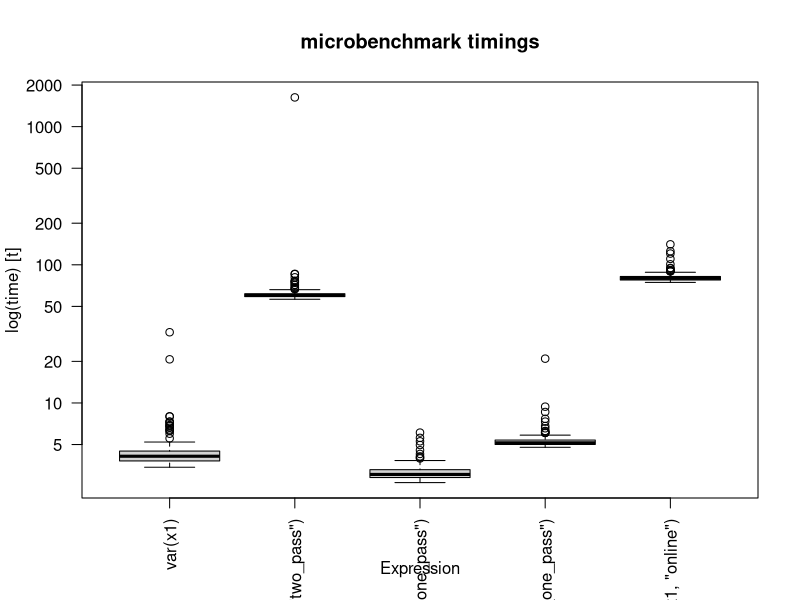
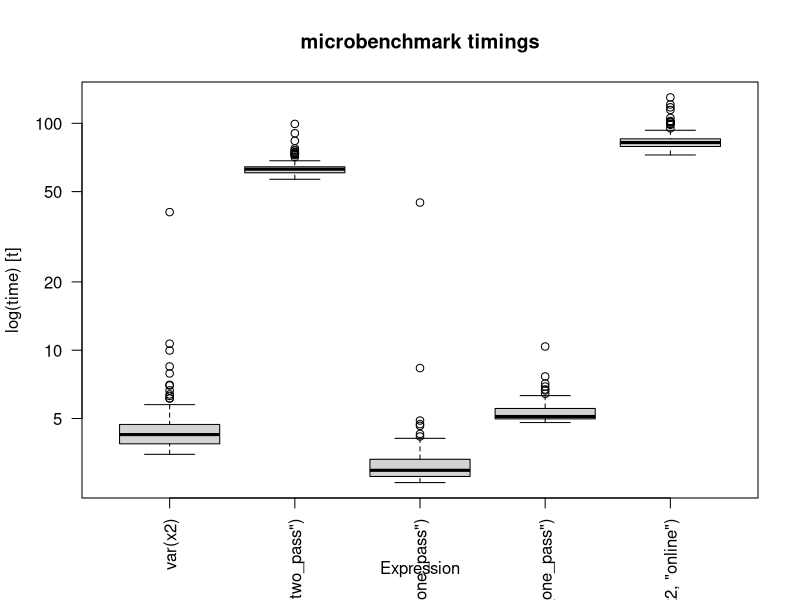
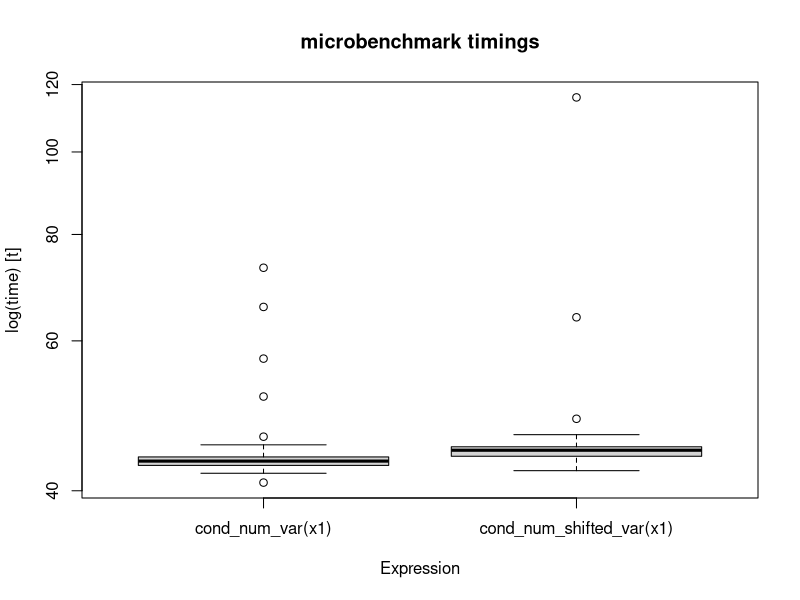
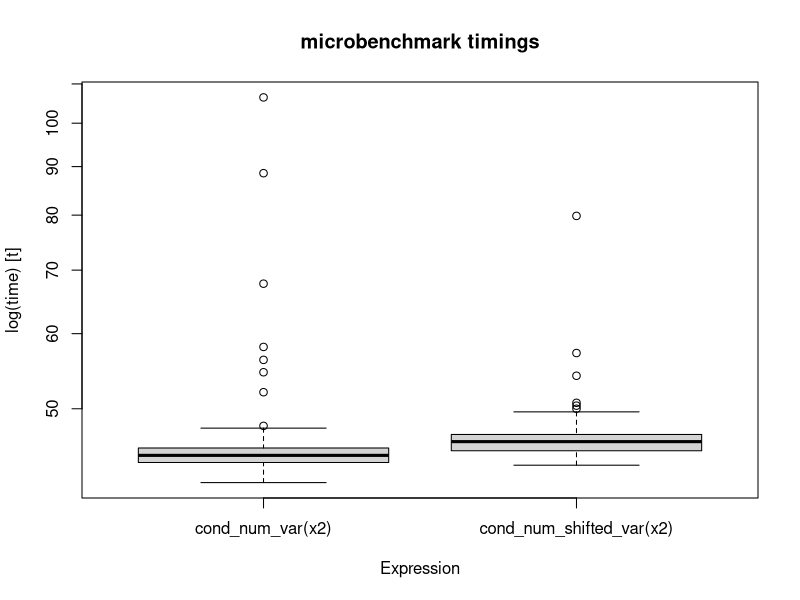
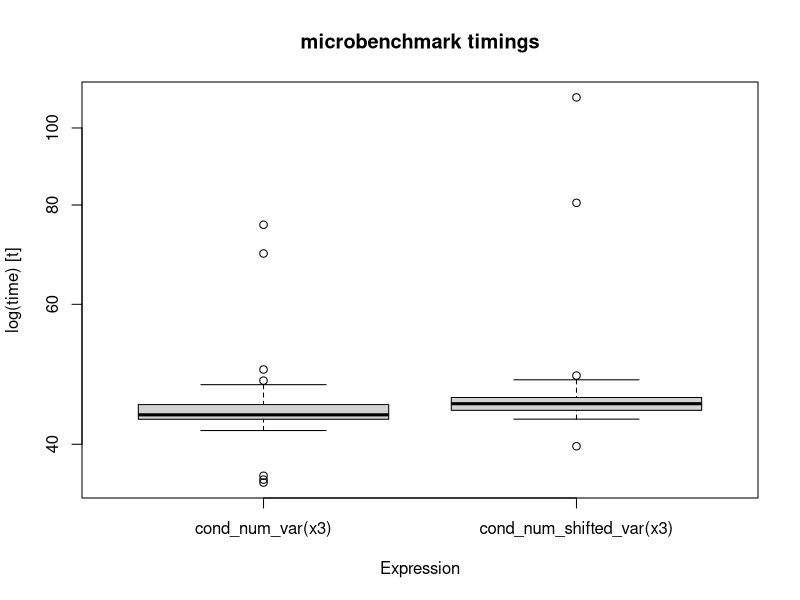

Write the R code that produced these figures, in order.
## ---- chunk 1
knitr::opts_chunk$set(echo = TRUE)
## ---- chunk 2
library(microbenchmark)
## ---- chunk 3
my_mean <- function(numbers){
  return(sum(numbers)/length(numbers))
}
## ---- chunk 4
test_set = c(1,2,5)
## ---- chunk 5
var(test_set)
## ---- chunk 6
two_pass_algo <- function(numbers){
  squaredSum = 0
  for (n in numbers){
    squaredSum = squaredSum + (n - my_mean(numbers))^2
  }
  return(squaredSum / (length(numbers) - 1))
}

two_pass_algo(test_set)
## ---- chunk 7
one_pass_algo <- function(numbers){
  p1 = 0
  for (n in numbers){
    p1 = p1 + n^2
  }
  p2 = sum(numbers)^2/length(numbers)
  return((p1 - p2)/(length(numbers)-1))
}

one_pass_algo(test_set)
## ---- chunk 8
shifted_one_pass_algo <- function(numbers){
  c = numbers[[1]][1]
  p1 = 0
  
  for (n in numbers){
    p1 = p1 + (n - c)^2
  }
  
  sum_minus_c = 0
  
  for (n in numbers){
    sum_minus_c = sum_minus_c + (n - c)
  }
  
  p2 = sum_minus_c^2/length(numbers)
  
  return((p1 - p2)/(length(numbers)-1))
}

shifted_one_pass_algo(test_set)
## ---- chunk 9
online_algo <- function(numbers){
  n1 = numbers[[1]][1]
  n2 = numbers[[2]][1]
  numbs = c(n1, n2)
  squaredSum = 0
  for (n in numbs){
    squaredSum = squaredSum + (n - my_mean(numbs))^2
  }
  sn = squaredSum / length(numbs) - 1
  xn = my_mean(numbs)
  counter = 1
  for (n in numbers){
    if (counter > 2){
      append(numbs, n)
      xn_new = xn + (n - xn)/counter
      sn = (counter - 2)/(counter - 1) * (sn + n - xn)^2/counter
      xn = xn_new
    }
    counter = counter + 1
  }
  return(sn)
}

online_algo(test_set)
## ---- chunk 10
algo_wrapper <- function(numbers, name){
  if (name == "two_pass"){
    two_pass_algo(numbers)
  }
  else if (name == "one_pass"){
    one_pass_algo(numbers)
  }
  else if(name == "shifted_one_pass"){
    shifted_one_pass_algo(numbers)
  }
  else if(name == "online"){
    online_algo(numbers)
  }
}
## ---- chunk 11
set.seed(12144024)
x1 <- rnorm(100)
set.seed(12144024)
x2 <- rnorm(100, mean=1000000)
set.seed(12144024)
x3 <- rnorm(100, mean=10^1/1000000)
## ---- chunk 12
var(x1)
algo_wrapper(x1, "two_pass")
algo_wrapper(x1, "one_pass")
algo_wrapper(x1, "shifted_one_pass")
algo_wrapper(x1, "online")
## ---- chunk 13
var(x2)
algo_wrapper(x2, "two_pass")
algo_wrapper(x2, "one_pass")
algo_wrapper(x2, "shifted_one_pass")
algo_wrapper(x2, "online")
## ---- chunk 14
benchmark_1 = microbenchmark(var(x1), algo_wrapper(x1, "two_pass"), algo_wrapper(x1, "one_pass"), algo_wrapper(x1, "shifted_one_pass"), algo_wrapper(x1, "online"))
benchmark_1
## ---- chunk 15
benchmark_2 = microbenchmark(var(x2), algo_wrapper(x2, "two_pass"), algo_wrapper(x2, "one_pass"), algo_wrapper(x2, "shifted_one_pass"), algo_wrapper(x2, "online"))
benchmark_2
## ---- chunk 16
boxplot(benchmark_1, las=2)
## ---- chunk 17
boxplot(benchmark_2, las=2)
## ---- chunk 18
cond_num_var <- function(numbers){
  s = 0
  for (n in numbers){
    s = s + (n - (sum(numbers))/length(numbers))^2
  }
  return(sqrt(1 + (my_mean(numbers)^2 * length(numbers)) / s))
}
## ---- chunk 19
cond_num_var(x1)
cond_num_var(x2)
cond_num_var(x3)
## ---- chunk 20
cond_num_shifted_var <- function(numbers){
  s = 0
  c = my_mean(numbers)
  for (n in numbers){
    s = s + (n - (sum(numbers))/length(numbers))^2
  }
  return(sqrt(1 + (length(numbers)/s)*(my_mean(numbers) - c)^2))
}
## ---- chunk 21
cond_num_shifted_var(x1)
cond_num_shifted_var(x2)
cond_num_shifted_var(x3)
## ---- chunk 22
benchmark_x1 = microbenchmark(cond_num_var(x1), cond_num_shifted_var(x1))
benchmark_x1
## ---- chunk 23
benchmark_x2 = microbenchmark(cond_num_var(x2), cond_num_shifted_var(x2))
benchmark_x2
## ---- chunk 24
benchmark_x3 = microbenchmark(cond_num_var(x3), cond_num_shifted_var(x3))
benchmark_x3
## ---- chunk 25
boxplot(benchmark_x1)
## ---- chunk 26
boxplot(benchmark_x2)
## ---- chunk 27
boxplot(benchmark_x3)
